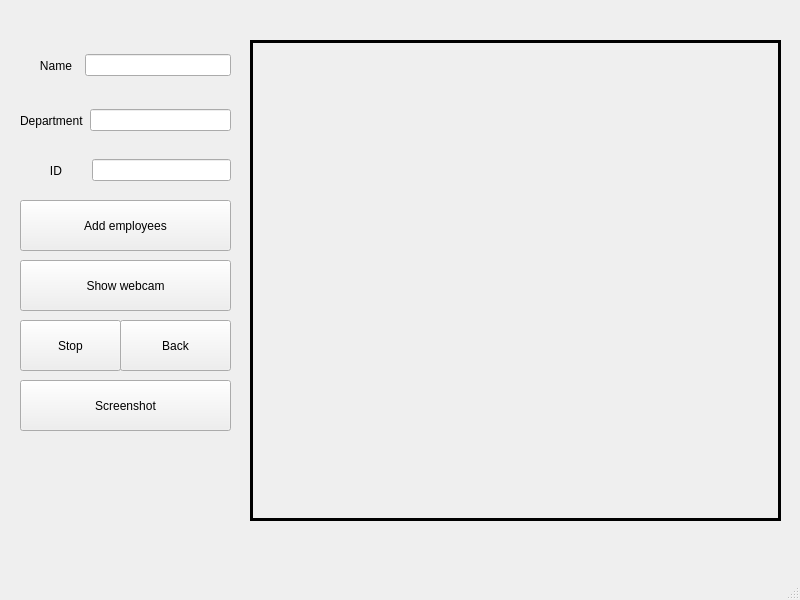
<?xml version="1.0" encoding="UTF-8"?>
<ui version="4.0">
 <class>Add</class>
 <widget class="QMainWindow" name="Add">
  <property name="geometry">
   <rect>
    <x>0</x>
    <y>0</y>
    <width>800</width>
    <height>600</height>
   </rect>
  </property>
  <property name="windowTitle">
   <string>add</string>
  </property>
  <widget class="QWidget" name="centralwidget">
   <widget class="QWidget" name="horizontalLayoutWidget_3">
    <property name="geometry">
     <rect>
      <x>20</x>
      <y>150</y>
      <width>211</width>
      <height>41</height>
     </rect>
    </property>
    <layout class="QHBoxLayout" name="horizontalLayout_3">
     <item>
      <widget class="QLabel" name="label_3">
       <property name="text">
        <string>         ID       </string>
       </property>
      </widget>
     </item>
     <item>
      <widget class="QLineEdit" name="addId"/>
     </item>
    </layout>
   </widget>
   <widget class="QWidget" name="horizontalLayoutWidget_2">
    <property name="geometry">
     <rect>
      <x>20</x>
      <y>100</y>
      <width>211</width>
      <height>41</height>
     </rect>
    </property>
    <layout class="QHBoxLayout" name="horizontalLayout_2">
     <item>
      <widget class="QLabel" name="label_2">
       <property name="text">
        <string>Department</string>
       </property>
      </widget>
     </item>
     <item>
      <widget class="QLineEdit" name="addDepart"/>
     </item>
    </layout>
   </widget>
   <widget class="QWidget" name="horizontalLayoutWidget">
    <property name="geometry">
     <rect>
      <x>20</x>
      <y>40</y>
      <width>211</width>
      <height>51</height>
     </rect>
    </property>
    <layout class="QHBoxLayout" name="horizontalLayout">
     <item>
      <widget class="QLabel" name="label">
       <property name="text">
        <string>      Name  </string>
       </property>
      </widget>
     </item>
     <item>
      <widget class="QLineEdit" name="addName"/>
     </item>
    </layout>
   </widget>
   <widget class="QPushButton" name="addEmp">
    <property name="geometry">
     <rect>
      <x>20</x>
      <y>200</y>
      <width>211</width>
      <height>51</height>
     </rect>
    </property>
    <property name="text">
     <string>Add employees</string>
    </property>
   </widget>
   <widget class="QPushButton" name="showCam">
    <property name="geometry">
     <rect>
      <x>20</x>
      <y>260</y>
      <width>211</width>
      <height>51</height>
     </rect>
    </property>
    <property name="text">
     <string>Show webcam</string>
    </property>
   </widget>
   <widget class="QLabel" name="camAdd">
    <property name="geometry">
     <rect>
      <x>250</x>
      <y>40</y>
      <width>531</width>
      <height>481</height>
     </rect>
    </property>
    <property name="frameShape">
     <enum>QFrame::Box</enum>
    </property>
    <property name="lineWidth">
     <number>3</number>
    </property>
    <property name="text">
     <string/>
    </property>
   </widget>
   <widget class="QPushButton" name="closeCam">
    <property name="geometry">
     <rect>
      <x>20</x>
      <y>320</y>
      <width>101</width>
      <height>51</height>
     </rect>
    </property>
    <property name="text">
     <string>Stop</string>
    </property>
   </widget>
   <widget class="QPushButton" name="backTime">
    <property name="geometry">
     <rect>
      <x>120</x>
      <y>320</y>
      <width>111</width>
      <height>51</height>
     </rect>
    </property>
    <property name="text">
     <string>Back</string>
    </property>
   </widget>
   <widget class="QPushButton" name="Screenshot">
    <property name="geometry">
     <rect>
      <x>20</x>
      <y>380</y>
      <width>211</width>
      <height>51</height>
     </rect>
    </property>
    <property name="text">
     <string>Screenshot</string>
    </property>
   </widget>
  </widget>
  <widget class="QMenuBar" name="menubar">
   <property name="geometry">
    <rect>
     <x>0</x>
     <y>0</y>
     <width>800</width>
     <height>21</height>
    </rect>
   </property>
  </widget>
  <widget class="QStatusBar" name="statusbar"/>
 </widget>
 <resources/>
 <connections/>
</ui>
